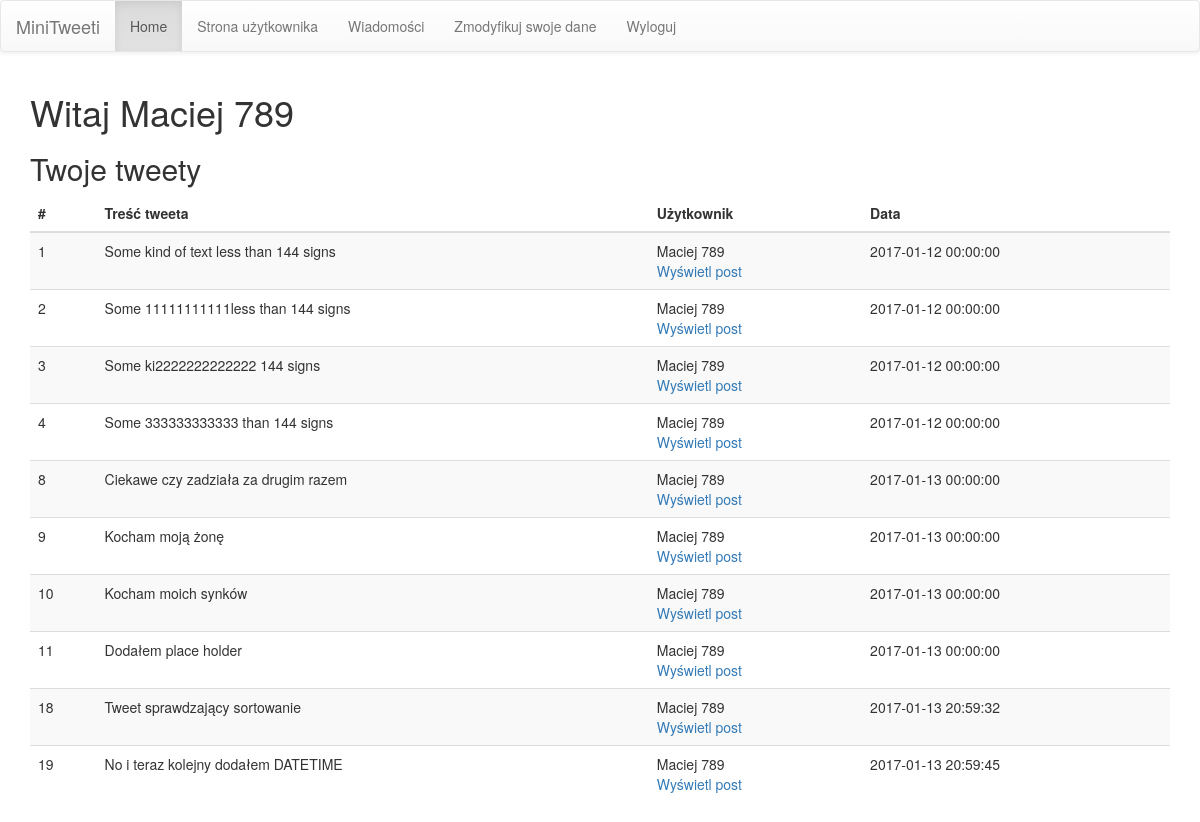
The page /user_page.php (signed in) on the database its author committed.
### tables this page shows
CREATE TABLE `Users` (
  `id` int(11) NOT NULL,
  `email` varchar(255) NOT NULL,
  `name` varchar(255) NOT NULL,
  `hashed_password` varchar(255) NOT NULL
);

CREATE TABLE `Tweet` (
  `id` int(11) NOT NULL,
  `userId` int(11) NOT NULL,
  `text` varchar(144) DEFAULT NULL,
  `creationDate` datetime DEFAULT NULL
);

### src/User.php (called while the page is built, shortened)
<?php
class User {
    private $name;
    public function __construct() {
        $this->name = '';
    }
    public function setName($name) {
        if (is_string($name) && strlen(trim($name)) > 0) {
            $this->name = trim($name);
        }
    }
    public function getName() {
        return $this->name;
    }
    static public function loadUserById(mysqli $connection, $id) {
        $query = " SELECT * FROM Users WHERE id =" . $connection->real_escape_string($id);
        $res = $connection->query($query);
        if ($res && $res->num_rows == 1) {
            $row = $res->fetch_assoc();
            $user = new User();
            $user->id = $row['id'];
            $user->setName($row['name']);
            $user->setEmail($row['email']);
            $user->hashedPassword = $row['hashed_password'];
            return $user;
        }
        return null;
    }
    static public function returnUserNameById(mysqli $connection, $id) {
        $query = " SELECT * FROM Users WHERE id =" . $connection->real_escape_string($id);
        $res = $connection->query($query);
        if ($res && $res->num_rows == 1) {
            $row = $res->fetch_assoc();
            $userName =$row['name'];
            return $userName;
        }
        return null;
    }
}

### src/Tweet.php (called while the page is built, shortened)
<?php
class Tweet implements Iterator {
    private $id;
    private $userId;
    private $text;
    private $creationDate;
    public function __construct() {
        $this->id = -1;
        $this->userId = '';
        $this->text = '';
        $this->creationDate = '';
    }
    public function getId() {
        return $this->id;
    }
    public function getUserId() {
        return $this->userId;
    }
    public function getText() {
        return $this->text;
    }
    public function getCreationDate() {
        return $this->creationDate;
    }
    static function loadAllTweetByUserId(mysqli $connection, $userId) {
        $query = "SELECT * FROM Tweet WHERE userId=" . $connection->real_escape_string($userId);
        $result = $connection->query($query);
        $tweets = [];
        if($result){
            foreach ($result as $row) {
                $tweet = new Tweet();
                $tweet->id = $row['id'];
                $tweet->text =$row['text'] ;
                $tweet->userId=$row['userId'];
                $tweet->creationDate= $row['creationDate'];
                $tweets[] = $tweet;
            }
        }
        return $tweets;
    }
}

### user_page.php (the view, shortened to what this page needs)
<?php
require_once 'src/Tweet.php';
require_once 'src/User.php';
require_once 'connection.php';
?>
<!DOCTYPE html>
<html lang="en">
    <head>
        <link rel="stylesheet" href="https://maxcdn.bootstrapcdn.com/bootstrap/3.3.7/css/bootstrap.min.css">
        <link rel="stylesheet" href="https://maxcdn.bootstrapcdn.com/bootstrap/3.3.7/css/bootstrap-theme.min.css">
    </head>
    <body>
        <nav class="navbar navbar-default">
            <div class="container-fluid">
                <div class="navbar-header">
                    <a class="navbar-brand" href="#">MiniTweeti</a>
                </div>
                <ul class="nav navbar-nav">
                    <li class="active"><a href="index.php">Home</a></li>
                    <li><a href="user_page.php">Strona użytkownika</a></li>
                    <li><a href="meesagePanel.php">Wiadomości</a></li>
                    <li><a href="modify_user.php">Zmodyfikuj swoje dane</a></li>
                    <li><a href="logout.php">Wyloguj</a></li>
                </ul>
            </div>
        </nav>
        <div class="container">
            <h1> Witaj <?php echo User::loadUserById($conn, $_SESSION['userId'])->getName();?></h1>
            <?php
            $allTweets = Tweet::loadAllTweetByUserId($conn, $_SESSION['userId']);
            ?>
            <h2 class="sub-header">Twoje tweety</h2>
            <div class="table-responsive">
                <table class="table table-striped">
                    <thead>
                        <tr>
                            <th>#</th>
                            <th>Treść tweeta</th>
                            <th>Użytkownik</th>
                            <th>Data</th>
                        </tr>
                    </thead>
                    <tbody>
                        <?php
                        foreach ($allTweets as $value) {
                            echo '<tr>';
                            echo "<td>" . $value->getId() . "</td>";
                            echo "<td>" . $value->getText() . "</td>";
                            echo "<td>" . User::returnUserNameById($conn, $value->getUserId());
                            echo '<br><a href="post.php?id='.$value->getId() .'">Wyświetl post</a>';
                            echo '</td>';
                            echo "<td>" . $value->getCreationDate() . "</td>";
                            echo '</tr>';
                        }
                        ?>
                    </tbody>
                </table>
            </div>
        </div>
    </body>
</html>

### rows shown on the page
users: name "Maciej 789"
tweet: id "1", text "Some kind of text less than 144 signs", userId.name "Maciej 789", creationDate "2017-01-12 00:00:00"
tweet: id "2", text "Some 11111111111less than 144 signs", userId.name "Maciej 789", creationDate "2017-01-12 00:00:00"
tweet: id "3", text "Some ki2222222222222 144 signs", userId.name "Maciej 789", creationDate "2017-01-12 00:00:00"
tweet: id "4", text "Some 333333333333 than 144 signs", userId.name "Maciej 789", creationDate "2017-01-12 00:00:00"
tweet: id "8", text "Ciekawe czy zadziała za drugim razem", userId.name "Maciej 789", creationDate "2017-01-13 00:00:00"
tweet: id "9", text "Kocham moją żonę", userId.name "Maciej 789", creationDate "2017-01-13 00:00:00"
tweet: id "10", text "Kocham moich synków", userId.name "Maciej 789", creationDate "2017-01-13 00:00:00"
tweet: id "11", text "Dodałem place holder", userId.name "Maciej 789", creationDate "2017-01-13 00:00:00"
tweet: id "18", text "Tweet sprawdzający sortowanie", userId.name "Maciej 789", creationDate "2017-01-13 20:59:32"
tweet: id "19", text "No i teraz kolejny dodałem DATETIME", userId.name "Maciej 789", creationDate "2017-01-13 20:59:45"
